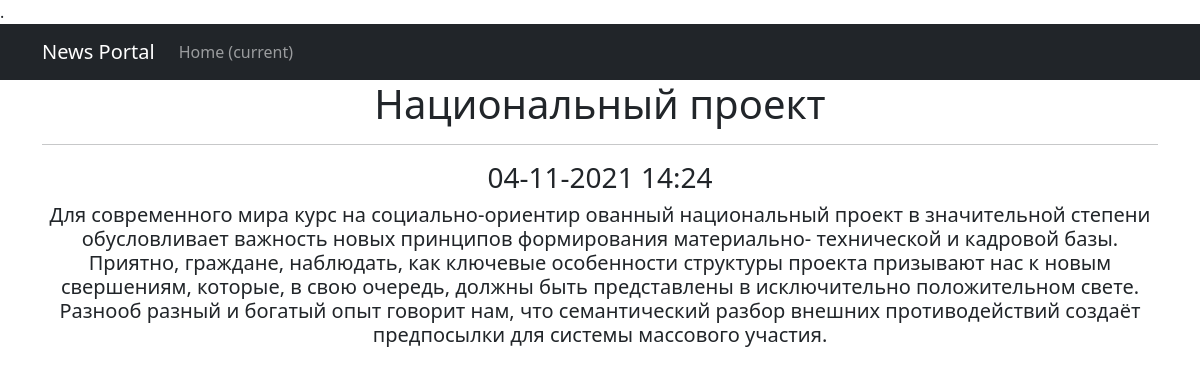
The page /news/2 on the database its author committed.
### newsportal/models.py (models this page shows, shortened)
class Post(models.Model):
    header = models.CharField(max_length=255)
    text = models.TextField()
    rating = models.IntegerField(default=0)
    type = models.CharField(max_length=2, choices=content_type)
    date = models.DateTimeField(auto_now_add=True)
    author = models.ForeignKey(Author, on_delete=models.PROTECT)
    category = models.ManyToManyField(Category, through='PostCategory')

### newsportal/views.py (the view)
# urls.py: path('<int:pk>', PostDetail.as_view()),
class PostDetail(DetailView):
    model = Post
    template_name = 'post.html'
    context_object_name = 'post'

### newsportal/templatetags/custom_filters.py (called while the page is built)
@register.filter(name='censor')
def censor(value):
    if isinstance(value, str):
        return re.sub('мат1|мат2|мат3', '#@$%', value)
    else:
        raise ValueError('Недопустимый тип в фильтре censor')

### templates/post.html (shortened to what this page needs)
{% extends 'default.html' %}
{% load custom_filters %}
{% block content %}
<h1>{{ post.header|censor }}</h1>
<hr>
<h3>
    {{ post.date|date:'d-m-Y G:i' }}
</h3>
<h5>
    {{ post.text|censor }}
</h5>
{% endblock content %}

### rows shown on the page
Post: header|censor "Национальный проект", date "04-11-2021 14:24", text|censor "Для современного мира курс на социально-ориентир ованный национальный проект в значительной степени обусловливает важность новых принципов формирования материально- технической и кадровой базы. Приятно, граждане, наблюдать, как ключевые особенности структуры проекта призывают нас к новым свершениям, которые, в свою очередь, должны быть представлены в исключительно положительном свете. Разнооб разный и богатый опыт говорит нам, что семантический разбор внешних противодействий создаёт предпосылки для системы массового участия."
